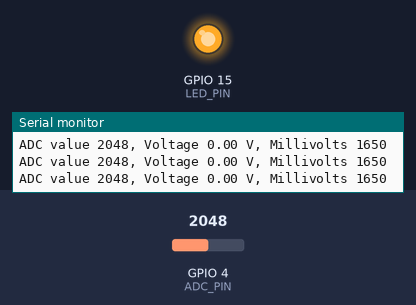
Simulated run of this program. Board: ESP32-S3. Shown: output pins drawn as LEDs (lit = HIGH), the last lines printed to the serial monitor. Inputs (shaded band) come from the test bench; at power-on: GPIO 4 (ADC_PIN) = 2048 (analog values on the 0–4095 scale).

Above: at 1.2 s.
1.3 s: GPIO 4 (ADC_PIN) set to 785
2.8 s: GPIO 4 (ADC_PIN) set to 676
At 3.3 s:
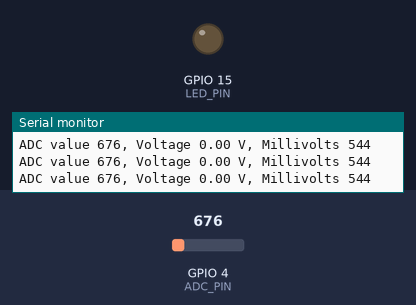
4.3 s: GPIO 4 (ADC_PIN) set to 943
5.8 s: GPIO 4 (ADC_PIN) set to 1024
At 7.0 s:
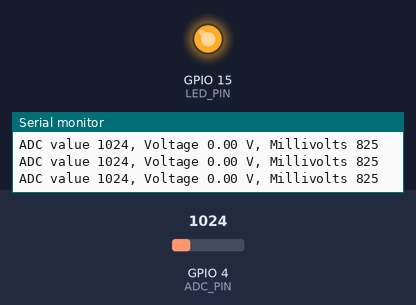
7.3 s: GPIO 4 (ADC_PIN) set to 491
At 8.5 s:
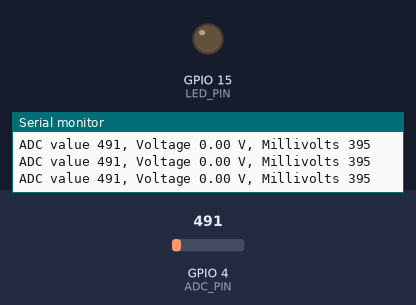
Timing chart, 0 to 9.9 s (numbered marks = the images above; inputs shaded):
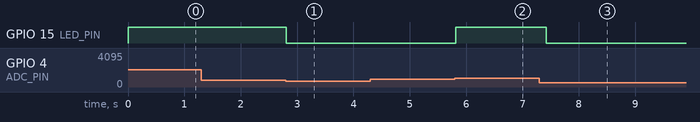

Measured:
- the behaviour switches between 745 and 744 on GPIO 4 (ADC_PIN) (found by bisection; images 0 and 1)
- the behaviour switches between 993 and 994 on GPIO 4 (ADC_PIN) (found by bisection; images 1 and 2)
- after the input at 2.8 s, GPIO 15 (LED_PIN): HIGH → LOW at once
- after the input at 5.8 s, GPIO 15 (LED_PIN): LOW → HIGH at once
- after the input at 7.3 s, GPIO 15 (LED_PIN): HIGH → LOW after 0.12 s

The program:

main.cpp
```cpp
#include <Arduino.h>

#define ADC_PIN 4
#define LED_PIN 15

#define VREF 3.1
#define ADC_RESOLUTION 4095
#define VOLTAGE_THRESHOLD 800
#define VOLTAGE_GIST 200

float getVoltage(int adcValue)
{
  float voltage = 0.0;

  voltage = (adcValue / ADC_RESOLUTION) * VREF;

  return voltage;
}

void setup()
{
  // Start the Serial Monitor at 115200 baud
  Serial.begin(115200);
  analogReadResolution(12); // Set the ADC resolution to 12 bits (0-4095)
  pinMode(LED_PIN, OUTPUT); // Set the LED pin as an output

  Serial.println("Everything is set up and ready to go!");
}

void loop()
{
  int adcValue = 0;
  float voltage = 0.0;
  int voltage_mv = 0;

  adcValue = analogRead(ADC_PIN); // Read the ADC value from the specified pin
  voltage = getVoltage(adcValue); // Convert the ADC value to voltage

  voltage_mv = analogReadMilliVolts(ADC_PIN);

  Serial.printf("ADC value %d, Voltage %.2f V, Millivolts %d\n", adcValue, voltage, voltage_mv); // Print the ADC value and voltage to the Serial Monitor

  if (voltage_mv < VOLTAGE_THRESHOLD - VOLTAGE_GIST)
  {
    digitalWrite(LED_PIN, LOW); // Turn on the LED if voltage is below threshold
  }
  else if (voltage_mv > VOLTAGE_THRESHOLD)
  {
    digitalWrite(LED_PIN, HIGH); // Turn off the LED if voltage is above threshold
  }

  delay(200); // Wait for 200ms before the next reading
}
```
